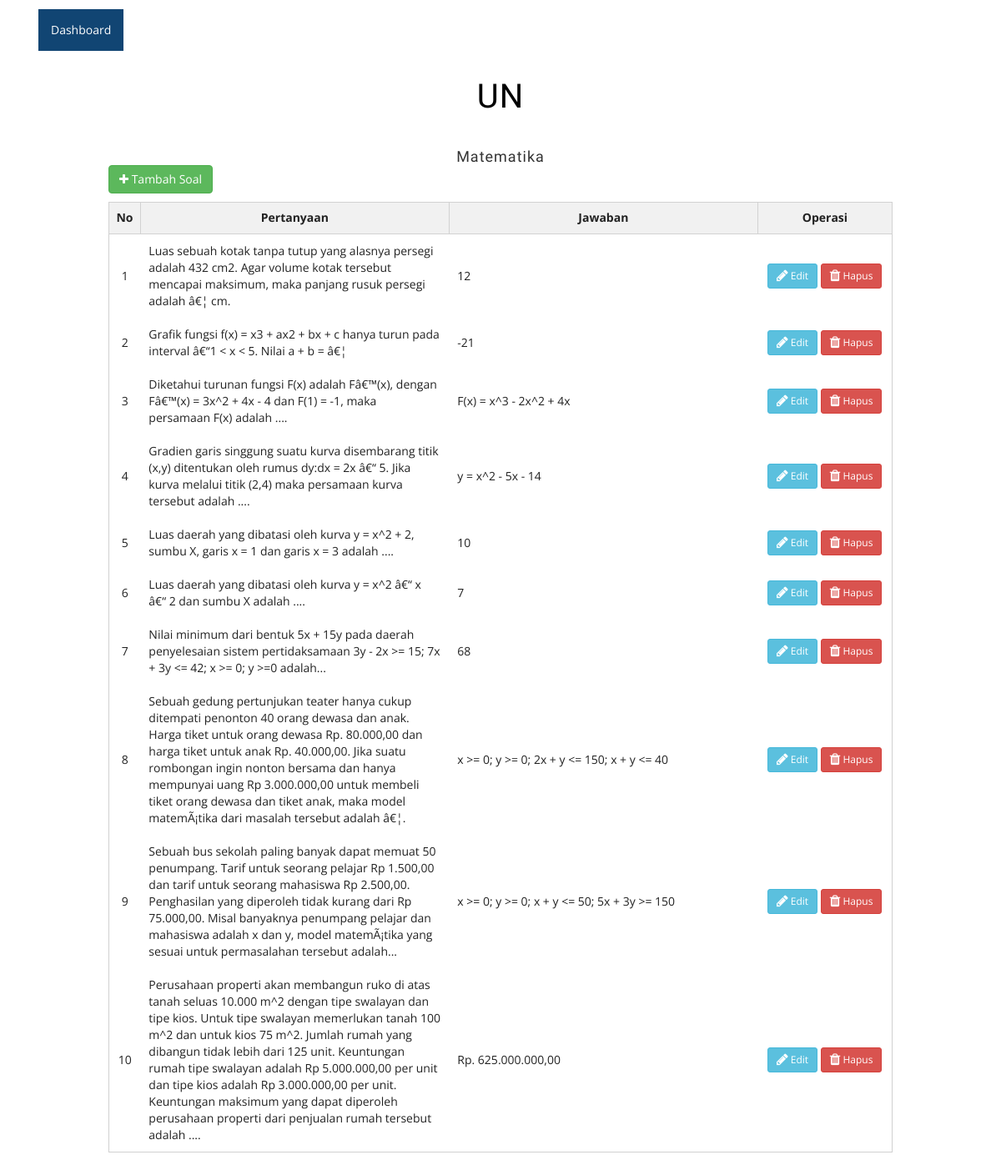
The page /daftarsoal.php?mapel=1&id_ujian=5 (signed in) on the database its author committed.
### tables this page shows
CREATE TABLE IF NOT EXISTS `ujian` (
  `id_ujian` int(11) NOT NULL,
  `nama_ujian` varchar(300) NOT NULL,
  `id_mapel` int(11) NOT NULL,
  `status` int(11) NOT NULL,
  `total` int(11) NOT NULL
);

CREATE TABLE IF NOT EXISTS `mapel` (
  `id_mapel` int(11) NOT NULL,
  `nama` varchar(50) NOT NULL
);

CREATE TABLE IF NOT EXISTS `soal` (
  `id_soal` int(11) NOT NULL,
  `id_mapel` int(11) NOT NULL,
  `pertanyaan` varchar(1000) NOT NULL,
  `opsi1` varchar(1000) NOT NULL,
  `opsi2` varchar(1000) NOT NULL,
  `opsi3` varchar(1000) NOT NULL,
  `opsi4` varchar(1000) NOT NULL,
  `jawaban` varchar(1000) NOT NULL,
  `id_ujian` int(11) DEFAULT NULL,
  `id_kisi` int(11) DEFAULT NULL
);

### daftarsoal.php (the view, shortened to what this page needs)
<?php
	include 'common/header.php';
	if (isset($_GET['id_ujian'])) {
		$mapel		= $_GET['mapel'];
		$id_ujian	= $_GET['id_ujian'];
		$query_soal = mysql_query("SELECT * FROM soal WHERE id_ujian='$id_ujian'");
	} elseif (isset($_GET['id_kisi'])) {
		$mapel		= $_GET['mapel'];
		$id_kisi	= $_GET['id_kisi'];
		$query_soal = mysql_query("SELECT * FROM soal WHERE id_kisi='$id_kisi'");
	}
	$query_mapel 	= mysql_query("SELECT * FROM mapel WHERE id_mapel='$mapel'");
	$data_mapel  	= mysql_fetch_array($query_mapel);
	$nama_mapel		= $data_mapel['nama'];
	if (isset($_GET['id_ujian'])) {
		$query_ujian 	= mysql_query("SELECT * FROM ujian WHERE id_ujian='$id_ujian'");
		$data_ujian  	= mysql_fetch_array($query_ujian);
		$nama 			= $data_ujian['nama_ujian'];
	} elseif (isset($_GET['id_kisi'])) {
		$query_kisi 	= mysql_query("SELECT * FROM kisi WHERE id_kisi='$id_kisi'");
		$data_kisi  	= mysql_fetch_array($query_kisi);
		$nama 			= $data_kisi['nama_kisi'];
	}
	$no = 1;
?>
<head>
</head>
<body>
<div class="check-out">
	<div class="container">
		<div class="spec" style="margin-left: 100px; margin-right: 100px;">
			<h3><?php echo $nama ?></h3>
			<h4><?php echo $nama_mapel ?></h4>
			<table style="margin-bottom: 10px;">
				<tr>
					<td>
						<?php if (isset($_GET['id_ujian'])) { ?>
							<a class="btn btn-success" href="tambahsoal.php?mapel=<?php echo $mapel ?>&id_ujian=<?php echo $id_ujian ?>"><i class="fa fa-plus fa-md"></i> Tambah Soal</a>
						<?php } elseif (isset($_GET['id_kisi'])) {?>
							<a class="btn btn-success" href="tambahsoal.php?mapel=<?php echo $mapel ?>&id_kisi=<?php echo $id_kisi ?>"><i class="fa fa-plus fa-md"></i> Tambah Soal</a>
						<?php } ?>
					</td>
				</tr>
			</table>
			<table class="table">
				<tr>
					<th class="t-head" width="10"><center>No</center></th>
					<th class="t-head" width="370"><center>Pertanyaan</center></th>
					<th class="t-head" width="370"><center>Jawaban</center></th>
					<th class="t-head"><center>Operasi</center></th>
		  		</tr>
		  		<?php if (mysql_num_rows($query_soal)==0) { ?>
		  		<tr><td colspan="6" class="t-data">Tidak ada Soal.</td></tr>
		  		<?php }else{
				  		while ($detail = mysql_fetch_array($query_soal,MYSQL_ASSOC) ) {?>
				  		<tr class="cross">
				  			<td class="t-data"><center><?php echo $no; $no++ ?></center></td>
					 		<td class="t-data"><?php echo($detail['pertanyaan']) ?></td>
							<td class="t-data"><?php echo($detail['jawaban']) ?></td>
							<td class="t-data"><center>
								<a class="btn btn-info btn-sm" href="editsoal.php?soal=<?php echo($detail['id_soal']) ?>"><i class="fa fa-pencil fa-lg"></i> Edit
								</a>
								<?php if (isset($_GET['id_ujian'])) { ?>
									<a class="btn btn-danger btn-sm" href="hapussoal_process.php?soal=<?php echo($detail['id_soal']) ?>&id_ujian=<?php echo $id_ujian ?>"><i class="fa fa-trash fa-lg"></i> Hapus
								<?php } elseif (isset($_GET['id_kisi'])) { ?>
									<a class="btn btn-danger btn-sm" href="hapussoal_process.php?soal=<?php echo($detail['id_soal']) ?>&id_kisi=<?php echo $id_kisi ?>"><i class="fa fa-trash fa-lg"></i> Hapus
								<?php } ?>
								</a></center>
							</td>
				  		</tr>
		  		<?php }} ?>
			</table>
		 </div>
	</div>
</div>

### css/style.css (style rules this page uses)
body { padding: 0; margin: 0; background: #FFF; font-family: 'open Sans', sans-serif; }
body a { transition: 0.5s all; -webkit-transition: 0.5s all; -moz-transition: 0.5s all; -o-transition: 0.5s all; -ms-transition: 0.5s all; text-decoration: none; }
h1, h2, h3, h4, h5, h6 { margin: 0; padding: 0; text-align: center; font-family: 'Source Sans Pro', sans-serif; letter-spacing:1px; }
.banner-bootom-w3-agileits,.top-products,.fandt,.top-brands,.newsletter,.footer,.content,.contact,.about,.team,.main-grid-border,.faq,.products,.collpse.tabs,.login,.check-out,.payment { padding:22px 0; }
.top-products h3,.features h3,.top-brands h3,.contact h3,.about h3,.team h3,h3.agileits-icons-title,.faq h3,.products h3,.login h3,.check-out h3,.payment h3 { font-size:40px; color:#000; margin-bottom:40px; }
.table > thead > tr > th, .table > tbody > tr > th, .table > tfoot > tr > th, .table > thead > tr > td, .table > tbody > tr > td, .table > tfoot > tr > td { border:none; }
table.table { width: 100%; border: 1px solid #D0D0D0; }
td.t-data { border: 1px solid #D2D2D2; padding: 10px !important; color:#000; vertical-align: middle !important; font-size: 1em !important; }
th.t-head { background: #F1F1F1; color: #FFFFFF; font-size: 1em !important; padding: 0.6em !important; border: 1px solid #D2D2D2 !important; }
.table > thead > tr > th, .table > tbody > tr > th, .table > tfoot > tr > th, .table > thead > tr > td, .table > tbody > tr > td, .table > tfoot > tr > td { color: #222222; }

### rows shown on the page
ujian: nama_ujian "UN"
mapel: nama "Matematika"
soal: pertanyaan "Luas sebuah kotak tanpa tutup yang alasnya persegi adalah 432 cm2. Agar volume kotak tersebut mencapai maksimum, maka panjang rusuk persegi adalah â€¦ cm.", jawaban "12"
soal: pertanyaan "Grafik fungsi f(x) = x3 + ax2 + bx + c hanya turun pada interval â€“1 < x < 5. Nilai a + b = â€¦", jawaban "-21"
soal: pertanyaan "Diketahui turunan fungsi F(x) adalah Fâ€™(x), dengan Fâ€™(x) = 3x^2 + 4x - 4 dan F(1) = -1, maka persamaan F(x) adalah ....", jawaban "F(x) = x^3 - 2x^2 + 4x"
soal: pertanyaan "Gradien garis singgung suatu kurva disembarang titik (x,y) ditentukan oleh rumus dy:dx = 2x â€“ 5. Jika kurva melalui titik (2,4) maka persamaan kurva tersebut adalah ....", jawaban "y = x^2 - 5x - 14"
soal: pertanyaan "Luas daerah yang dibatasi oleh kurva y = x^2 + 2, sumbu X, garis x = 1 dan garis x = 3 adalah ....", jawaban "10"
soal: pertanyaan "Luas daerah yang dibatasi oleh kurva y = x^2 â€“ x â€“ 2 dan sumbu X adalah ....", jawaban "7"
soal: pertanyaan "Nilai minimum dari bentuk 5x + 15y pada daerah penyelesaian sistem pertidaksamaan 3y - 2x >= 15; 7x + 3y <= 42; x >= 0; y >=0 adalah...", jawaban "68"
soal: pertanyaan "Sebuah gedung pertunjukan teater hanya cukup ditempati penonton 40 orang dewasa dan anak. Harga tiket untuk orang dewasa Rp. 80.000,00 dan harga tiket untuk anak Rp. 40.000,00. Jika suatu rombongan ingin nonton bersama dan hanya mempunyai uang Rp 3.000.000,00 untuk membeli tiket orang dewasa dan tiket anak, maka model matemÃ¡tika dari masalah tersebut adalah â€¦.", jawaban "x >= 0; y >= 0; 2x + y <= 150; x + y <= 40"
soal: pertanyaan "Sebuah bus sekolah paling banyak dapat memuat 50 penumpang. Tarif untuk seorang pelajar Rp 1.500,00 dan tarif untuk seorang mahasiswa Rp 2.500,00. Penghasilan yang diperoleh tidak kurang dari Rp 75.000,00. Misal banyaknya penumpang pelajar dan mahasiswa adalah x dan y, model matemÃ¡tika yang sesuai untuk permasalahan tersebut adalah...", jawaban "x >= 0; y >= 0; x + y <= 50; 5x + 3y >= 150"
soal: pertanyaan "Perusahaan properti akan membangun ruko di atas tanah seluas 10.000 m^2 dengan tipe swalayan dan tipe kios. Untuk tipe swalayan memerlukan tanah 100 m^2 dan untuk kios 75 m^2. Jumlah rumah yang dibangun tidak lebih dari 125 unit. Keuntungan rumah tipe swalayan adalah Rp 5.000.000,00 per unit dan tipe kios adalah Rp 3.000.000,00 per unit. Keuntungan maksimum yang dapat diperoleh perusahaan properti dari penjualan rumah tersebut adalah ....", jawaban "Rp. 625.000.000,00"
